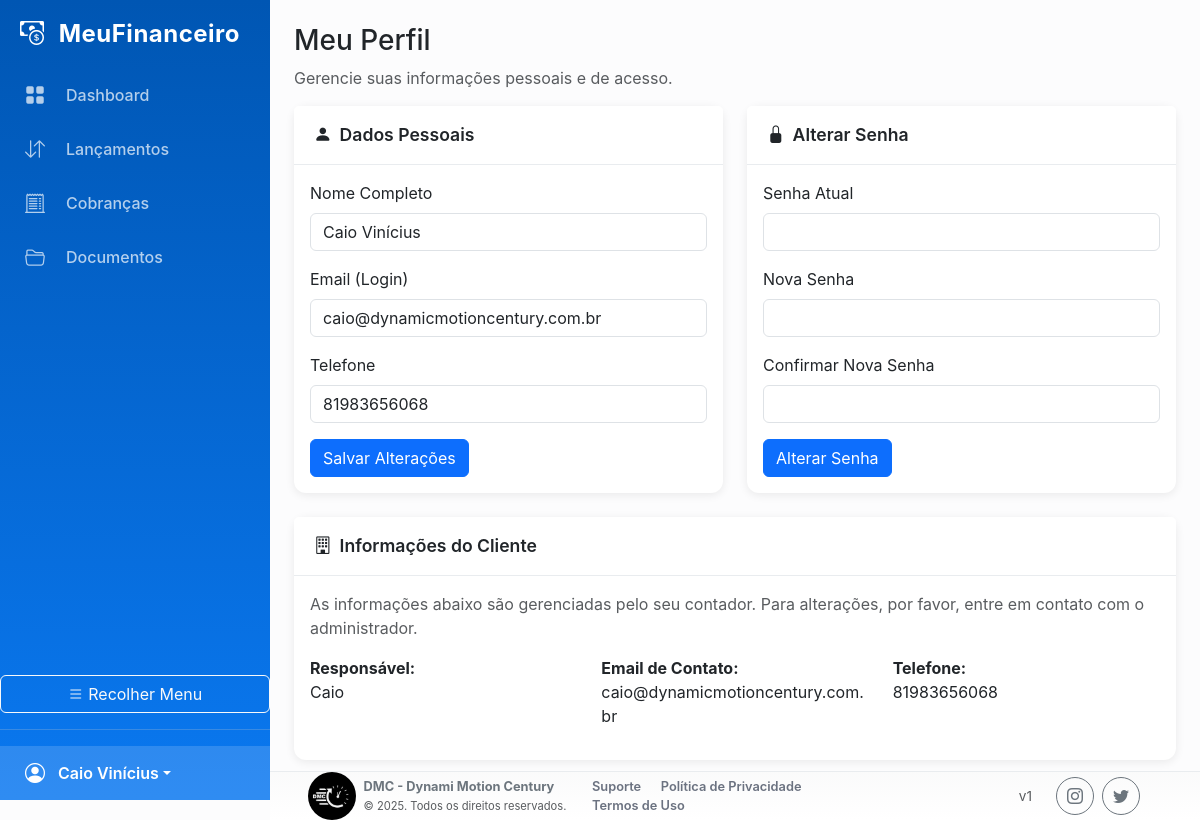
The page /index.php?page=meu_perfil (signed in) on the database as committed earlier.
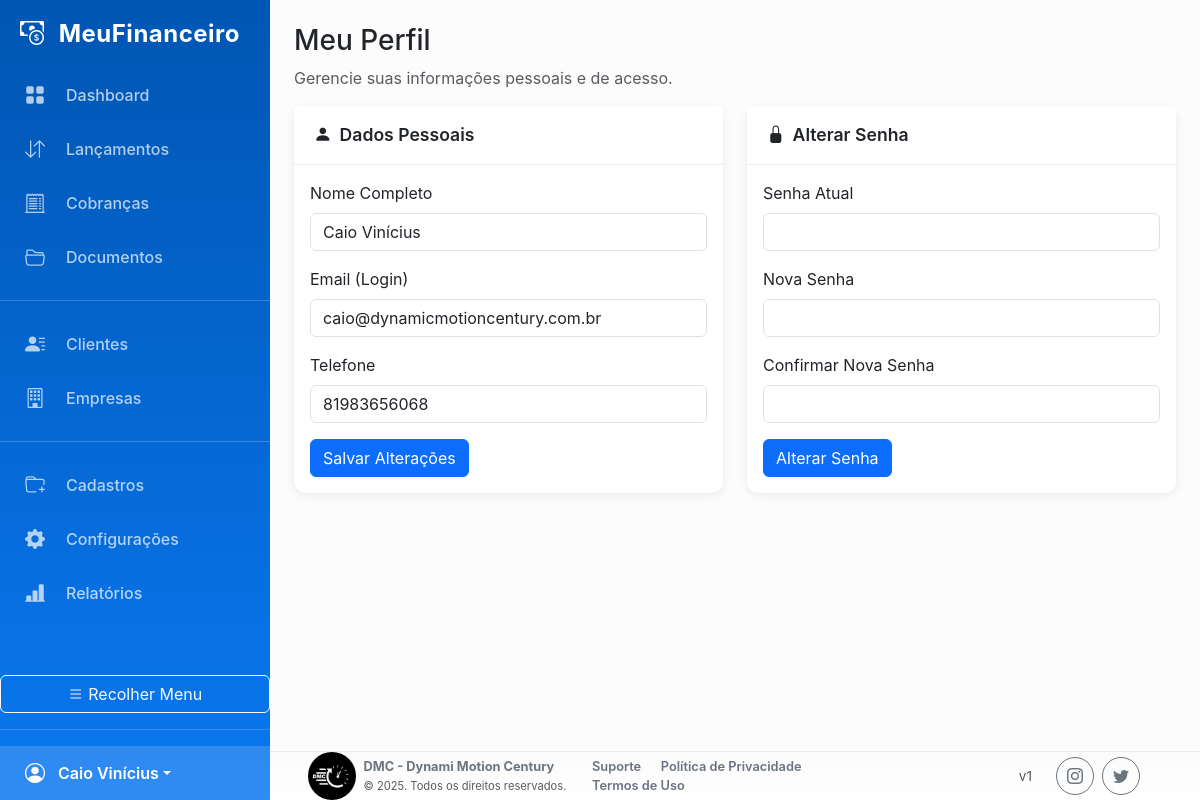
The same page on the database as committed later.
### tables this page shows
CREATE TABLE `usuarios` (
  `id` int(11) NOT NULL,
  `nome` varchar(100) NOT NULL,
  `email` varchar(100) NOT NULL,
  `telefone` varchar(20) DEFAULT NULL,
  `senha` varchar(255) NOT NULL,
  `tipo` enum('admin','contador','cliente') NOT NULL,
  `id_cliente_associado` int(11) DEFAULT NULL,
  `acesso_lancamentos` tinyint(1) NOT NULL DEFAULT 0,
  `ativo` tinyint(1) DEFAULT 1
);

CREATE TABLE `clientes` (
  `id` int(11) NOT NULL,
  `nome_responsavel` varchar(100) NOT NULL,
  `email_contato` varchar(100) NOT NULL,
  `telefone` varchar(20) DEFAULT NULL
);

### config/functions.php (called while the page is built, shortened)
<?php
function isLoggedIn() {
    return isset($_SESSION['user_id']);
}
function isClient() {
    return (isLoggedIn() && isset($_SESSION['user_tipo']) && $_SESSION['user_tipo'] == 'cliente');
}
?>

### pages/meu_perfil.php (the view, shortened to what this page needs)
<?php
global $pdo;
$user_id = $_SESSION['user_id'];
$stmt_user = $pdo->prepare("SELECT nome, email, telefone FROM usuarios WHERE id = ?");
$stmt_user->execute([$user_id]);
$usuario = $stmt_user->fetch();
$cliente_info = null;
if (isClient()) {
    $stmt_cliente = $pdo->prepare("SELECT nome_responsavel, email_contato, telefone FROM clientes WHERE id = ?");
    $stmt_cliente->execute([$_SESSION['id_cliente_associado']]);
    $cliente_info = $stmt_cliente->fetch();
}
?>
<h3>Meu Perfil</h3>
<p class="text-muted">Gerencie suas informações pessoais e de acesso.</p>
<div class="row g-4">
    <div class="col-lg-6">
        <div class="card">
            <div class="card-header">
                <i class="bi bi-person-fill me-2"></i> Dados Pessoais
            </div>
            <div class="card-body">
                <form action="process/crud_handler.php" method="POST">
                    <div class="mb-3">
                        <label for="nome" class="form-label">Nome Completo</label>
                        <input type="text" class="form-control" id="nome" name="nome" value="<?php echo htmlspecialchars($usuario['nome']); ?>" required>
                    </div>
                    <div class="mb-3">
                        <label for="email" class="form-label">Email (Login)</label>
                        <input type="email" class="form-control" id="email" name="email" value="<?php echo htmlspecialchars($usuario['email']); ?>" required>
                    </div>
                    <div class="mb-3">
                        <label for="telefone" class="form-label">Telefone</label>
                        <input type="text" class="form-control" id="telefone" name="telefone" value="<?php echo htmlspecialchars($usuario['telefone'] ?? ''); ?>" placeholder="(XX) XXXXX-XXXX">
                    </div>
                    <button type="submit" class="btn btn-primary">Salvar Alterações</button>
                </form>
            </div>
        </div>
    </div>
    <div class="col-lg-6">
        <div class="card">
            <div class="card-header">
                <i class="bi bi-lock-fill me-2"></i> Alterar Senha
            </div>
            <div class="card-body">
                <form action="process/crud_handler.php" method="POST">
                    <div class="mb-3">
                        <label for="senha_atual" class="form-label">Senha Atual</label>
                        <input type="password" class="form-control" id="senha_atual" name="senha_atual" required>
                    </div>
                    <div class="mb-3">
                        <label for="nova_senha" class="form-label">Nova Senha</label>
                        <input type="password" class="form-control" id="nova_senha" name="nova_senha" required>
                    </div>
                    <div class="mb-3">
                        <label for="confirmar_senha" class="form-label">Confirmar Nova Senha</label>
                        <input type="password" class="form-control" id="confirmar_senha" name="confirmar_senha" required>
                    </div>
                    <button type="submit" class="btn btn-primary">Alterar Senha</button>
                </form>
            </div>
        </div>
    </div>
</div>
<?php if (isClient() && $cliente_info): ?>
<div class="card mt-4">
    <div class="card-header">
        <i class="bi bi-building me-2"></i> Informações do Cliente
    </div>
    <div class="card-body">
        <p class="text-muted">
            As informações abaixo são gerenciadas pelo seu contador.
            Para alterações, por favor, entre em contato com o administrador.
        </p>
        <div class="row">
            <div class="col-md-4">
                <strong>Responsável:</strong>
                <p><?php echo htmlspecialchars($cliente_info['nome_responsavel']); ?></p>
            </div>
            <div class="col-md-4">
                <strong>Email de Contato:</strong>
                <p><?php echo htmlspecialchars($cliente_info['email_contato']); ?></p>
            </div>
            <div class="col-md-4">
                <strong>Telefone:</strong>
                <p><?php echo htmlspecialchars($cliente_info['telefone']); ?></p>
            </div>
        </div>
    </div>
</div>
<?php endif; ?>

Rows that differ between the two databases and show on the page:
removed clientes: nome_responsavel "Caio", email_contato "caio@dynamicmotioncentury.com.br", telefone "81983656068"
Other text that changed with them:
text no longer shown: "Informações do Cliente As informações abaixo são gerenciadas pelo seu contador. Para alterações, por favor, entre em contato com o administrador. Responsável: Email de Contato: Telefone:"
text now shown: "Clientes Empresas Cadastros Configurações Relatórios"
